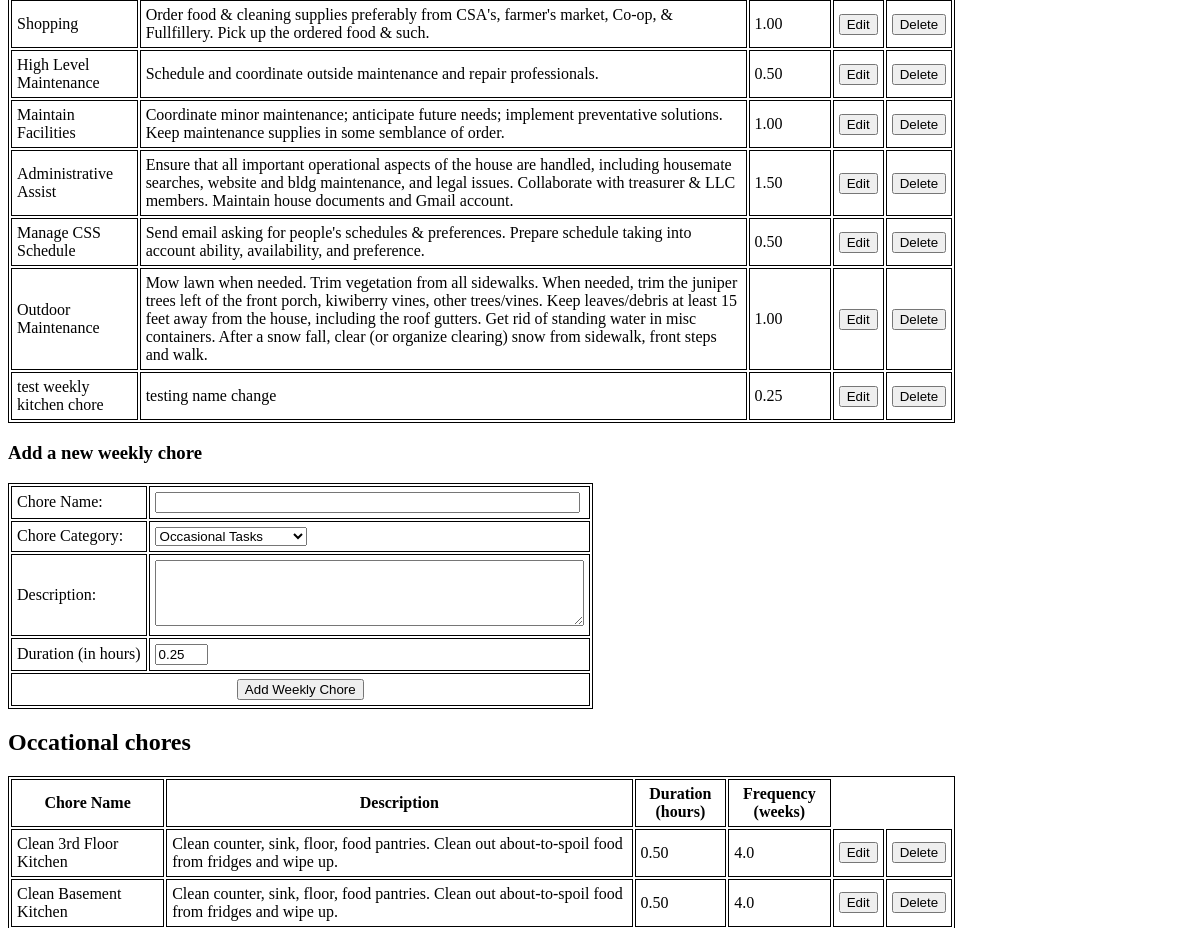
/tasks (middle part), run on an earlier commit of the app's database.
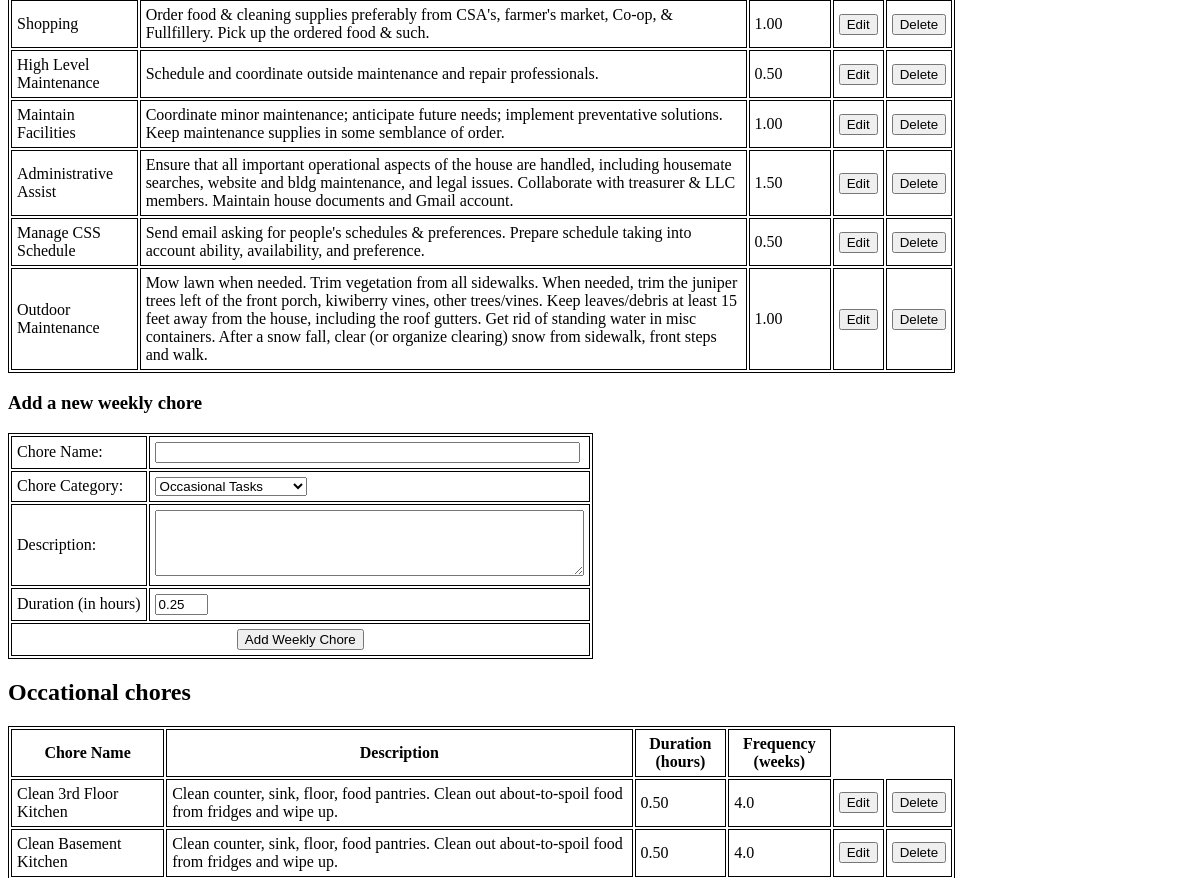
And on a later commit of the database.
### tables this page shows
CREATE TABLE "weekly_tasks" (
"id" INTEGER,
  "task" TEXT,
  "category" TEXT,
  "description" TEXT,
  "duration_hours" REAL
);

CREATE TABLE "occasional_tasks" (
"id" INTEGER,
  "task" TEXT,
  "category" TEXT,
  "description" TEXT,
  "duration_hours" REAL,
  "frequency_weeks" REAL
);

### chore_chart.py (the view)
@app.route("/tasks")
def tasks():
    with sqlite3.connect(db) as con:
        daily_tasks = pd.read_sql(con=con, sql="SELECT * FROM daily_tasks")
        weekly_tasks = pd.read_sql(con=con, sql="SELECT * FROM weekly_tasks")
        occasional_tasks = pd.read_sql(
            con=con, sql="SELECT * FROM occasional_tasks",
            parse_dates = 'date_last_performed'
        )
        seasonal_tasks = pd.read_sql(
            con=con, sql="SELECT * FROM seasonal_tasks",
            parse_dates = 'date_last_performed'
        )
    return render_template(
        "tasks.html",
        daily_chores = daily_tasks,
        weekly_chores = weekly_tasks,
        occasional_chores = occasional_tasks,
        seasonal_chores = seasonal_tasks
    )

### templates/tasks.html (shortened to what this page needs)
<!doctype html>
<html>
  <head>
    <link rel="stylesheet" href="{{ url_for('static', filename='style.css') }}">
  </head>
  <body>
    <table style="width: 80%;">
      {% for chore in weekly_chores.itertuples() %}
      <tr>
	<td>{{chore.task}}</td>
	<td>{{chore.description.replace('\n', '<br>') | safe}}</td>
	<td>{{'%.2f' % chore.duration_hours}}</td>
	<td>
	  <form method="GET" action="{{ url_for('edit_task') }}">
	    <button type="sumbit">Edit</button>
	  </form>
	</td>
	<td>
	  <form method="POST" action="{{ url_for('delete_weekly_task') }}">
	    <button type="sumbit">Delete</button>
	  </form>
	</td>
      </tr>
      {% endfor %}
    </table>
    <h3>Add a new weekly chore</h3>
    <form method="POST" action="{{ url_for('add_weekly_task') }}">
      <table>
	<tr>
	  <td><label for="name">Chore Name:</label></td>
	  <td><input type="text", id="name" name="name" size="50"></input></td>
	</tr>
	<tr>
	  <td><label for="category">Chore Category:</label></td>
	  <td>
	    <select id="category", name="category">
	      <option value="Occasional Tasks" selected>Occasional Tasks</option>
	    </select>
	  </td>
	</tr>
	<tr>
	  <td><label for="description">Description:</label></td>
	  <td><textarea id="description" name="description" rows="4" cols="51"></textarea></td>
	</tr>
	<tr>
	  <td><label for="duration">Duration (in hours)</label></td>
	  <td><input type="number" step="0.05" min="0" value="0.25" id="duration" name="duration"></input></td>
	</tr>
	<tr>
	  <td colspan="4" class="center-text">
	    <input type="submit" value="Add Weekly Chore">
	  </td>
	</tr>
      </table>
    </form>
    <h2>Occational chores</h2>
    <table style="width: 80%;">
      <tr>
	<th>Chore Name</th>
	<th>Description</th>
	<th>Duration (hours)</th>
	<th>Frequency (weeks)</th>
      </tr>
      {% for chore in occasional_chores.itertuples() %}
      <tr>
	<td>{{chore.task}}</td>
	<td>{{chore.description.replace('\n', '<br>') | safe}}</td>
	<td>{{'%.2f' % chore.duration_hours}}</td>
	<td>{{chore.frequency_weeks}}</td>
	<td>
	  <form method="GET" action="{{ url_for('edit_task') }}">
	    <button type="sumbit">Edit</button>
	  </form>
	</td>
	<td>
	  <form method="POST" action="{{ url_for('delete_occasional_task') }}">
	    <button type="sumbit">Delete</button>
	  </form>
	</td>
      </tr>
      {% endfor %}
    </table>
  </body>
</html>

What changed in the data, as far as the page shows it:
removed weekly_tasks: task "test weekly kitchen chore", description.replace "testing name change", duration_hours "0.25"
